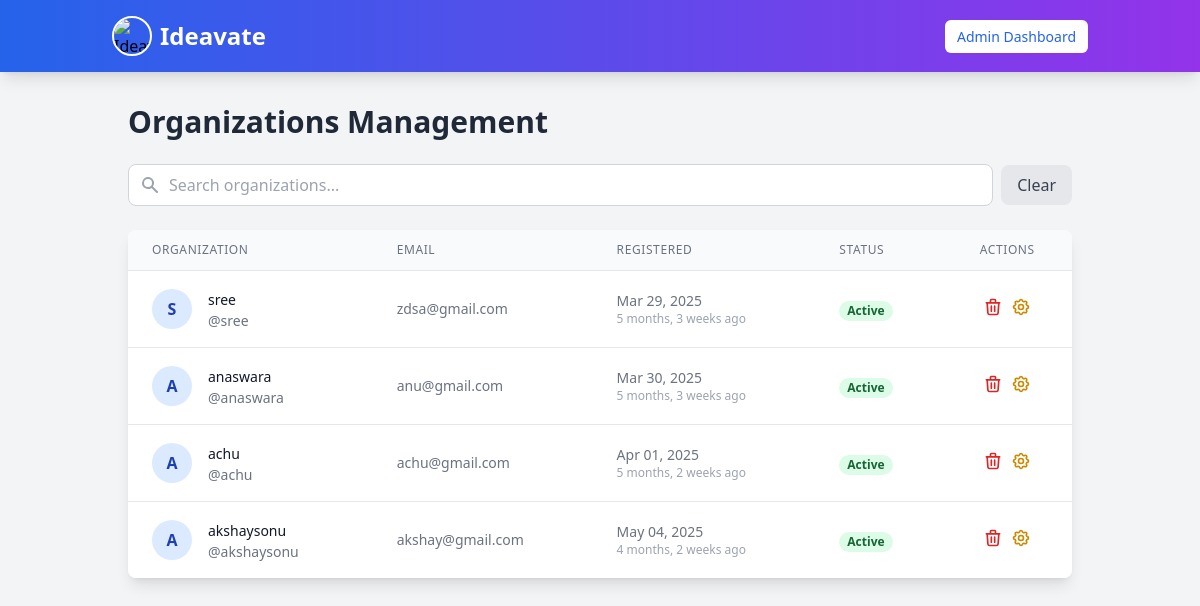
/admin_dashboard/organizations/ (signed in), run on an earlier commit of the app's database.
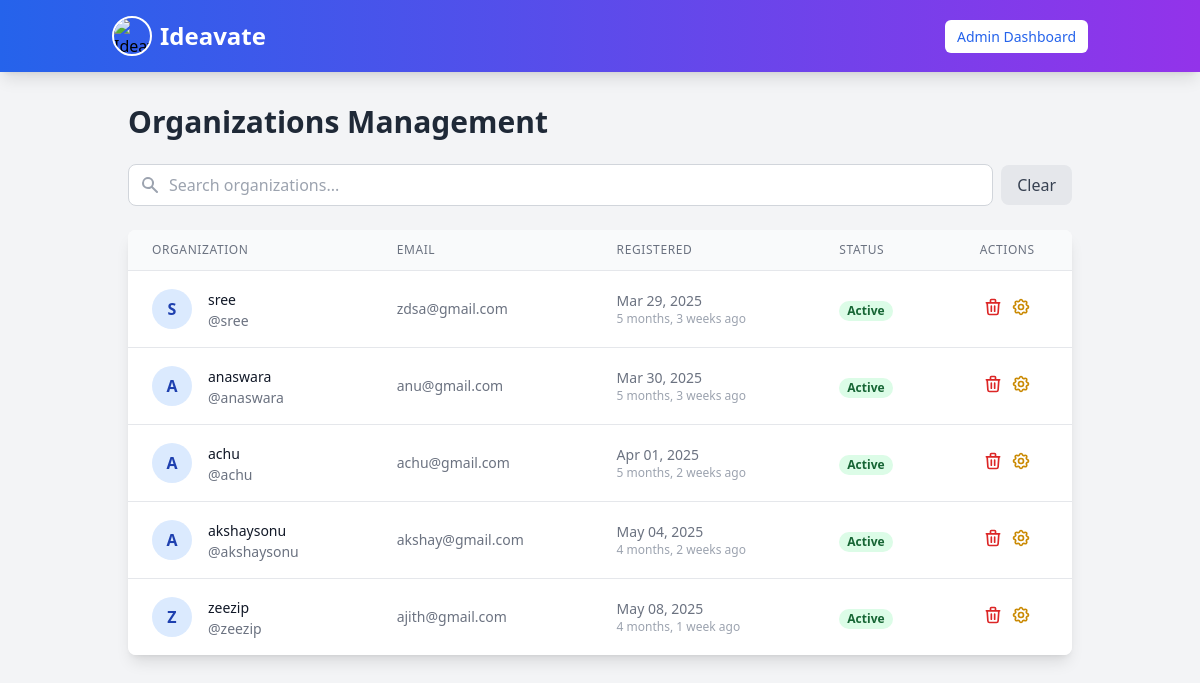
And on a later commit of the database.
### myapp/models.py (models this page shows)
class User(AbstractUser):
    is_user = models.BooleanField(default=False)
    is_organization = models.BooleanField(default=False)
    groups = models.ManyToManyField(Group, related_name="custom_user_groups", blank=True)
    user_permissions = models.ManyToManyField(Permission, related_name="custom_user_permissions", blank=True)

### myapp/views.py (the view)
# urls.py: path("admin_dashboard/organizations/",views. admin_organizations, name="admin_organizations"),
@user_passes_test(is_admin, login_url="signin")
def admin_organizations(request):
    organizations = User.objects.filter(is_organization=True)
    return render(request, "admin_organizations.html", {"organizations": organizations})

### myapp/context_processors.py (called while the page is built)
def notification_count(request):
    if request.user.is_authenticated:
        return {
            'unread_notification_count': Notification.objects.filter(
                recipient=request.user,
                is_read=False
            ).count()
        }
    return {}

### myapp/views.py (called while the page is built)
def is_admin(user):
    return user.is_authenticated and user.is_superuser

### templates/admin_organizations.html (shortened to what the changed rows need)
{% extends "navbar.html" %}
{% block content %}
<div class="container mx-auto p-4 md:p-6">
    <h1 class="text-2xl md:text-3xl font-bold text-gray-800 mb-6">Organizations Management</h1>
    <div class="bg-white shadow-lg rounded-lg overflow-hidden">
        <div class="overflow-x-auto">
            <table class="min-w-full divide-y divide-gray-200">
                <thead class="bg-gray-50">
                    <tr>
                        <th scope="col" class="px-6 py-3 text-left text-xs font-medium text-gray-500 uppercase tracking-wider">Organization</th>
                        <th scope="col" class="px-6 py-3 text-left text-xs font-medium text-gray-500 uppercase tracking-wider">Email</th>
                        <th scope="col" class="px-6 py-3 text-left text-xs font-medium text-gray-500 uppercase tracking-wider">Registered</th>
                        <th scope="col" class="px-6 py-3 text-left text-xs font-medium text-gray-500 uppercase tracking-wider">Status</th>
                        <th scope="col" class="px-6 py-3 text-center text-xs font-medium text-gray-500 uppercase tracking-wider">Actions</th>
                    </tr>
                </thead>
                <tbody id="orgTable" class="bg-white divide-y divide-gray-200">
                    {% for org in organizations %}
                    <tr class="hover:bg-gray-50 transition">
                        <td class="px-6 py-4 whitespace-nowrap">
                            <div class="flex items-center">
                                <div class="flex-shrink-0 h-10 w-10 rounded-full bg-blue-100 flex items-center justify-center text-blue-800 font-bold">
                                    {{ org.username|first|upper }}
                                </div>
                                <div class="ml-4">
                                    <a href="{% url 'organization_profile' org.username %}" class="text-sm font-medium text-gray-900 hover:text-blue-600 transition">
                                        {{ org.username }}
                                    </a>
                                    <div class="text-sm text-gray-500">@{{ org.username }}</div>
                                </div>
                            </div>
                        </td>
                        <td class="px-6 py-4 whitespace-nowrap text-sm text-gray-500">{{ org.email }}</td>
                        <td class="px-6 py-4 whitespace-nowrap text-sm text-gray-500">
                            <div>{{ org.date_joined|date:"M d, Y" }}</div>
                            <div class="text-xs text-gray-400">{{ org.date_joined|timesince }} ago</div>
                        </td>
                        <td class="px-6 py-4 whitespace-nowrap">
                            <span class="px-2 inline-flex text-xs leading-5 font-semibold rounded-full
                                {% if org.is_active %}bg-green-100 text-green-800{% else %}bg-red-100 text-red-800{% endif %}">
                                {% if org.is_active %}Active{% else %}Inactive{% endif %}
                            </span>
                        </td>
                        <td class="px-6 py-4 whitespace-nowrap text-center text-sm font-medium">
                            <div class="flex justify-center space-x-2">
                                <form action="{% url 'delete_organization' org.id %}" method="post" onsubmit="return confirm('Are you sure you want to delete this organization?');" class="inline">
                                    <button type="submit" class="text-red-600 hover:text-red-900 transition" title="Delete Organization">
                                        <svg xmlns="http://www.w3.org/2000/svg" class="h-5 w-5" fill="none" viewBox="0 0 24 24" stroke="currentColor">
                                            <path stroke-linecap="round" stroke-linejoin="round" stroke-width="2" d="M19 7l-.867 12.142A2 2 0 0116.138 21H7.862a2 2 0 01-1.995-1.858L5 7m5 4v6m4-6v6m1-10V4a1 1 0 00-1-1h-4a1 1 0 00-1 1v3M4 7h16" />
                                        </svg>
                                    </button>
                                </form>
                                <form action="{% url 'toggle_organization_status' org.id %}" method="post" class="inline">
                                    <button type="submit" class="text-yellow-600 hover:text-yellow-900 transition" title="{% if org.is_active %}Deactivate{% else %}Activate{% endif %} Organization">
                                    </button>
                                </form>
                            </div>
                        </td>
                    </tr>
                    {% empty %}
                    <tr>
                        <td colspan="5" class="px-6 py-4 text-center text-gray-500">No organizations found.</td>
                    </tr>
                    {% endfor %}
                </tbody>
            </table>
        </div>
    </div>
</div>
{% endblock %}

What changed in the data, as far as the page shows it:
added User: username|first "Z", username "zeezip", email "ajith@gmail.com", date_joined "May 08, 2025", date_joined "4 months, 1 week", is_active "Active"
